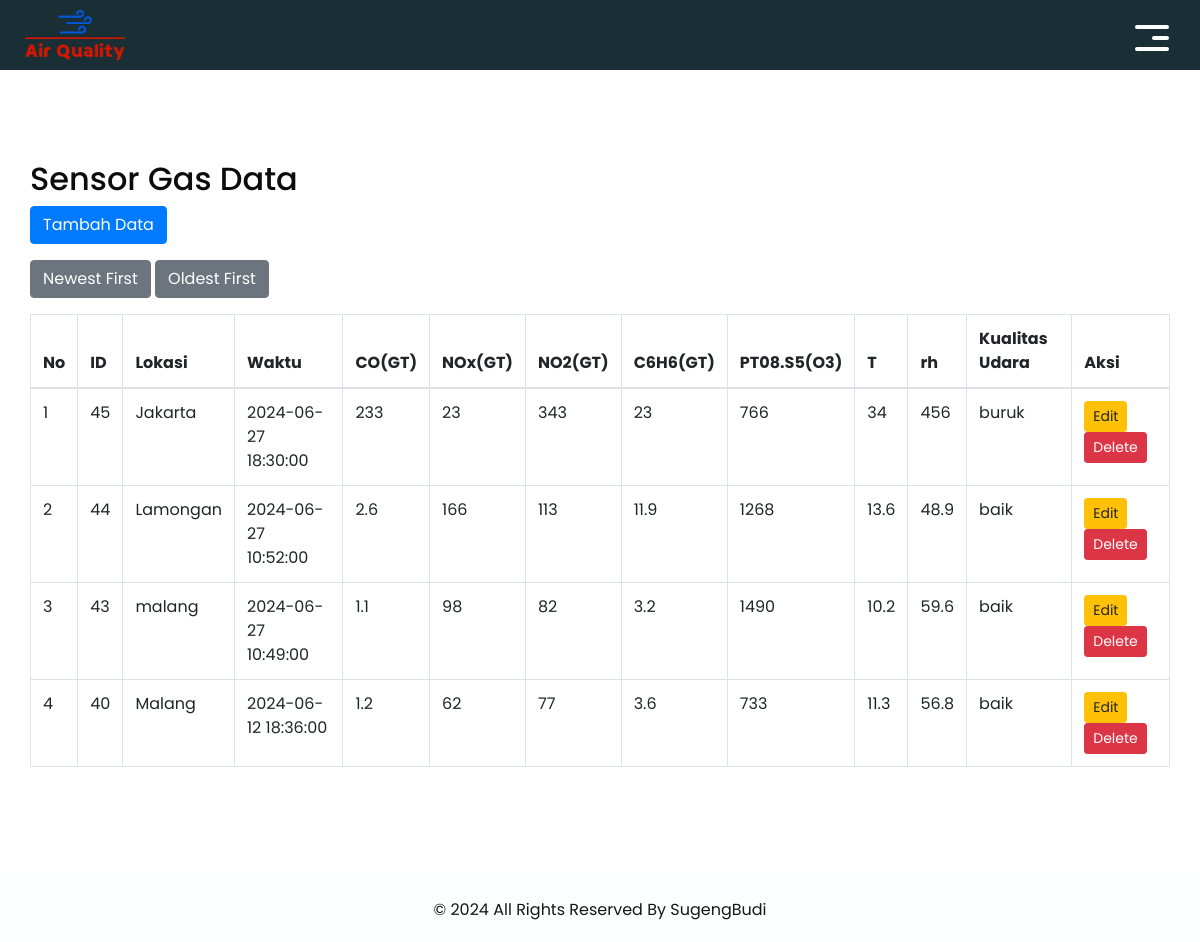
The page /admin/prediksi.php (signed in) on the database its author committed.
### tables this page shows
CREATE TABLE `sensordata` (
  `id_sensorData` int(11) NOT NULL,
  `lokasi` varchar(100) NOT NULL,
  `waktu` datetime NOT NULL,
  `CO` double NOT NULL,
  `NOx` double NOT NULL,
  `NO2` double NOT NULL,
  `C6H6` double NOT NULL,
  `PT08S5` double NOT NULL,
  `T` double NOT NULL,
  `RH` double NOT NULL,
  `kualitasudara` varchar(10) NOT NULL
);

### admin/prediksi.php (the view, shortened to what this page needs)
<?php
$servername = "localhost";
$username = "root";
$password = "";
$dbname = "udara";
$conn = new mysqli($servername, $username, $password, $dbname);
$sort = isset($_GET['sort']) ? $_GET['sort'] : 'desc';
$order = ($sort == 'asc') ? 'ASC' : 'DESC';
$sql = "SELECT * FROM sensordata ORDER BY waktu $order";
$result = $conn->query($sql);
?>
<!DOCTYPE html>
<html>
<head>
    <link rel="stylesheet" type="text/css" href="css/bootstrap.css" />
    <link href="css/style.css" rel="stylesheet" />
    <link href="css/responsive.css" rel="stylesheet" />
</head>
<body class="sub_page">
    <div class="hero_area">
    <header class="header_section">
      <div class="container-fluid">
        <nav class="navbar navbar-expand-lg custom_nav-container">
          <a class="" href="halaman_admin.php">
            <img src="images/logo.png" alt="" width="100" height="50" />
          </a>
          <div>
            <div class="custom_menu-btn ">
              <button>
                <span class=" s-1">
                </span>
                <span class="s-2">
                </span>
                <span class="s-3">
                </span>
              </button>
            </div>
          </div>
        </nav>
      </div>
    </header>
    </div>
    <section class="freelance_section layout_padding">
        <div class="container">
            <div class="row">
                <div class="col-md-12">
                    <h2 class="section_heading">Sensor Gas Data</h2>
                    <div class="mb-3">
                        <a href="tambahdata.php" class="btn btn-primary">Tambah Data</a>
                    </div>
                    <div class="mb-3">
                        <a href="?sort=desc" class="btn btn-secondary">Newest First</a>
                        <a href="?sort=asc" class="btn btn-secondary">Oldest First</a>
                    </div>
                    <div class="table-responsive">
                        <table class="table table-bordered">
                            <thead>
                                <tr>
                                    <th>No</th>
                                    <th>ID</th>
                                    <th>Lokasi</th>
                                    <th>Waktu</th>
                                    <th>CO(GT)</th>
                                    <th>NOx(GT)</th>
                                    <th>NO2(GT)</th>
                                    <th>C6H6(GT)</th>
                                    <th>PT08.S5(O3)</th>
                                    <th>T</th>
                                    <th>rh</th>
                                    <th>Kualitas Udara</th>
                                    <th>Aksi</th>
                                </tr>
                            </thead>
                            <tbody>
                                <?php
                                if ($result->num_rows > 0) {
                                    $no = 1;
                                    while ($row = $result->fetch_assoc()) {
                                        echo "<tr>
                                            <td>" . $no++ . "</td>
                                            <td>" . $row["id_sensorData"] . "</td>
                                            <td>" . $row["lokasi"] . "</td>
                                            <td>" . $row["waktu"] . "</td>
                                            <td>" . $row["CO"] . "</td>
                                            <td>" . $row["NOx"] . "</td>
                                            <td>" . $row["NO2"] . "</td>
                                            <td>" . $row["C6H6"] . "</td>
                                            <td>" . $row["PT08S5"] . "</td>
                                            <td>" . $row["T"] . "</td>
                                            <td>" . $row["RH"] . "</td>
                                            <td>" . $row["kualitasudara"] . "</td>
                                            <td>
                                                <a href='edit.php?id=" . $row["id_sensorData"] . "' class='btn btn-warning btn-sm'>Edit</a>
                                                <a href='delete.php?id=" . $row["id_sensorData"] . "' class='btn btn-danger btn-sm'>Delete</a>
                                            </td>
                                        </tr>";
                                    }
                                } else {
                                    echo "<tr><td colspan='13'>No data available</td></tr>";
                                }
                                ?>
                            </tbody>
                        </table>
                    </div>
                </div>
            </div>
        </div>
    </section>
    <footer class="container-fluid footer_section">
        <div class="container">
            <p>&copy; <span id="displayDate"></span> All Rights Reserved By <a href="https://github.com/SugengBudiArter">SugengBudi</a></p>
        </div>
    </footer>
</body>
</html>

### admin/css/style.css (style rules this page uses)
body { font-family: 'Poppins', sans-serif; color: #0c0c0c; background-color: #ffffff; }
.layout_padding { padding-top: 90px; padding-bottom: 90px; }
.hero_area { height: calc(100vh - 30px); background: -webkit-gradient(linear, left top, right top, color-stop(55%, #1a2e35), color-stop(55%, #1cbbb4)); background: linear-gradient(to right, #1a2e35 55%, #1cbbb4 55%); display: -webkit-box; display: -ms-flexbox; display: flex; -webkit-box-orient: vertical; -webkit-box-direction: normal; -ms-flex-direction: column; flex-direction: column; position: relative; }
.sub_page .hero_area { height: auto; background: none; background-color: #1a2e35; }
.header_section { overflow-x: hidden; }
.header_section .container-fluid { padding-right: 25px; padding-left: 25px; }
a, a:hover, a:focus { text-decoration: none; }
.btn, .btn:focus { outline: none !important; -webkit-box-shadow: none; box-shadow: none; }
.custom_nav-container { z-index: 99999; padding: 0; height: 70px; }
.freelance_section .row { -webkit-box-align: center; -ms-flex-align: center; align-items: center; }
.footer_section { display: -webkit-box; display: -ms-flexbox; display: flex; -webkit-box-orient: vertical; -webkit-box-direction: normal; -ms-flex-direction: column; flex-direction: column; -webkit-box-pack: center; -ms-flex-pack: center; justify-content: center; background-color: #fdfeff; }
.footer_section p { color: #171717; margin: 0; padding: 25px 0 20px 0; margin: 0 auto; text-align: center; }
.footer_section a { color: #171717; }
.custom_menu-btn button { margin-top: 12px; outline: none; border: none; background-color: transparent; }
.custom_menu-btn button span { display: block; width: 34px; height: 4px; background-color: #fff; margin: 7px 0; -webkit-transition: all 0.3s; transition: all 0.3s; border-radius: 10px; }
.custom_menu-btn .s-2 { -webkit-transition: all 0.1s; transition: all 0.1s; width: 17px; margin-left: auto; }

### admin/css/responsive.css (style rules this page uses)
@media (min-width: 1200px) { .container { max-width: 1170px; } }

### rows shown on the page
sensordata: id_sensorData "45", lokasi "Jakarta", waktu "2024-06-27 18:30:00", CO "233", NOx "23", NO2 "343", C6H6 "23", PT08S5 "766", T "34", RH "456", kualitasudara "buruk"
sensordata: id_sensorData "44", lokasi "Lamongan", waktu "2024-06-27 10:52:00", CO "2.6", NOx "166", NO2 "113", C6H6 "11.9", PT08S5 "1268", T "13.6", RH "48.9", kualitasudara "baik"
sensordata: id_sensorData "43", lokasi "malang", waktu "2024-06-27 10:49:00", CO "1.1", NOx "98", NO2 "82", C6H6 "3.2", PT08S5 "1490", T "10.2", RH "59.6", kualitasudara "baik"
sensordata: id_sensorData "40", lokasi "Malang", waktu "2024-06-12 18:36:00", CO "1.2", NOx "62", NO2 "77", C6H6 "3.6", PT08S5 "733", T "11.3", RH "56.8", kualitasudara "baik"
